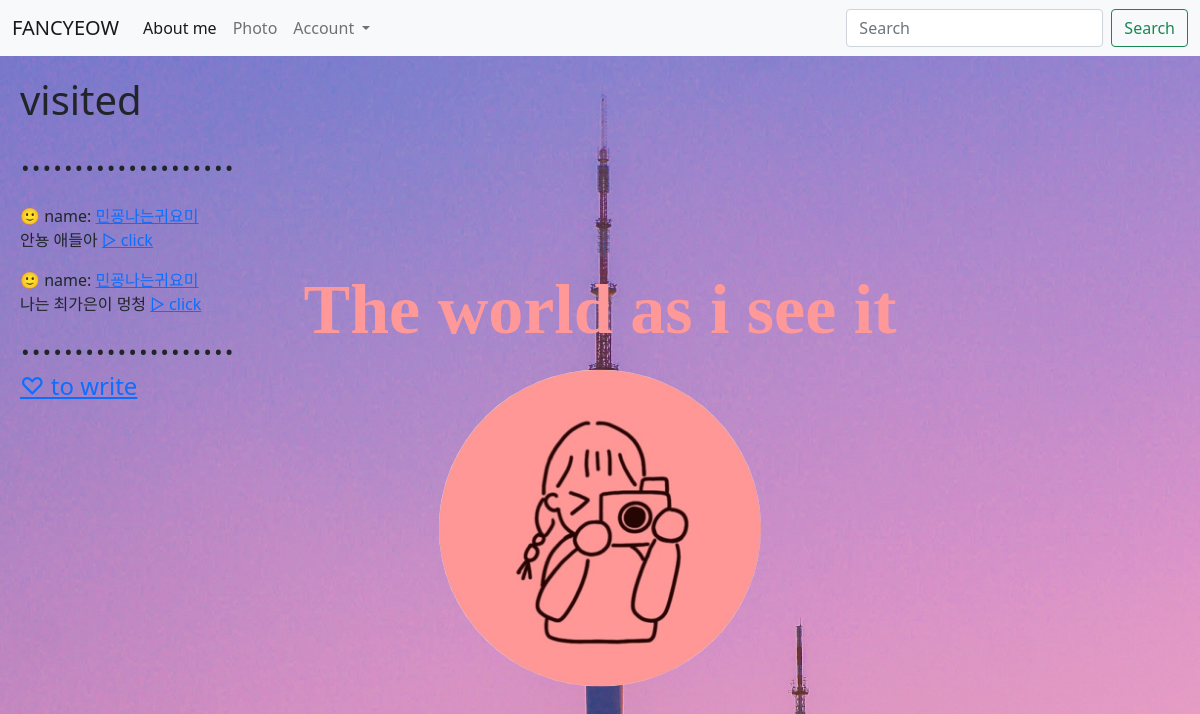
Screenshot of / (signed in) with the database file from the repository.
### main/models.py (models this page shows, shortened)
class Post(models.Model):
    id = models.AutoField(primary_key=True)
    title = models.CharField(max_length=200)
    writer = models.ForeignKey(User, on_delete = models.CASCADE)
    pub_date = models.DateTimeField()
    body = models.TextField()
    image = models.ImageField(upload_to="post/", blank=True, null=True)
    like_user_set = models.ManyToManyField(User, blank=True, related_name='likes_user_set',through='Like')
    dislike_user_set = models.ManyToManyField(User, blank=True, related_name='dislikes_user_set',through='Dislike')
    def summary(self):
        return self.body[:10]

### main/views.py (the view)
# urls.py: path('', showmain, name="showmain"),
def showmain(request):
    post = Post.objects.all()
    return render(request, 'main/mainpage.html', {'post':post})

### main/templates/main/mainpage.html (shortened to what this page needs)
{% extends 'base.html' %} {% load static %} {% block content %}
<div class="text">
  <p>The world as i see it</p>
</div>
<img class="profile_icon" src="{%static 'images/icon.jpg' %}" />
<div class="visit">
  {% if user.is_authenticated %}
  <h1>visited</h1>
  <div >
    <h1>....................</h1>
    {% for post in post %}
    <div>
      {% if post.writer %}
      {% if 'user' in post.writer.username and post.writer.username != 'users' %}
      🙂 name: <a href="{% url 'users:mypage' post.writer.id %}">{{ post.writer.last_name }} {{ post.writer.first_name }}</a>
      {% else %}
      🙂 name: <a href="{% url 'users:mypage' post.writer.id %}">{{ post.writer }}</a>
      {% endif %}
      {% else %}
      🙂 name: 알 수 없음
      {% endif %}<br>
      {{post.summary}}
      <a href="{%url 'main:detail' post.id %}">▷ click</a>
      <br />
    </div>
    {%endfor%}
  </div>
  <h1>....................</h1>
  <h4><a href="{%url 'main:new' %}">♡ to write</a></h4>
  {% else %}
    <h3>로그인  후 이용 가능</h3>
    <a href = "{% url 'account_login' %}" class="btn btn-warning">로그인</a>
    <a href = "{% url 'account_signup' %}"class="btn btn-warning">회원가입</a>
    {% endif %}
</div>
{% endblock %}

### main/templates/main/mainpage.html (style rules this page uses)
.visit { position: absolute; z-index: 2; margin: 20px; border-radius: 4px; float: right; }
.text { position: absolute; z-index: 4; font-size: 70px; font-weight: bold; font-family: Times; color: #ff9999; left: 50%; top: 30%; transform: translate(-50%, -50%); }
.profile_icon { left: 50%; top: 50%; transform: translate(-50%, -50%); position: absolute; z-index: 3; border-radius: 70%; height: 30%; }

### rows the page displays
Post: writer "민굥나는귀요미", summary "안뇽 애들아"
Post: writer "민굥나는귀요미", summary "나는 최가은이 멍청"
